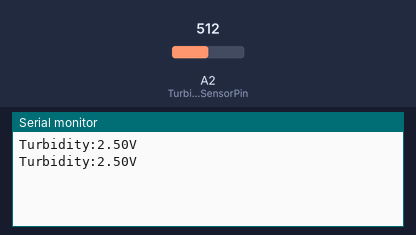
Bench run of a sketch on a simulated Arduino Uno, built with avr-gcc and run on an emulated ATmega328P. On the bench: the last lines printed to the serial monitor. Inputs (shaded band) come from the test bench; at power-on: A2 (TurbiditySensorPin) = 512.

Above: at 1.8 s.
1.9 s: A2 (TurbiditySensorPin) set to 716
At 2.8 s:
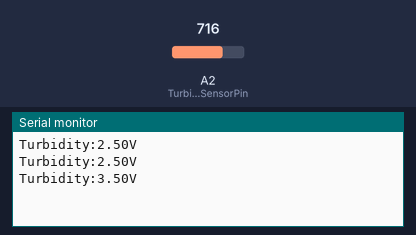
3.4 s: A2 (TurbiditySensorPin) set to 900
At 4.3 s:
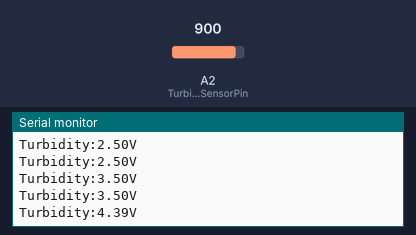
Timing chart, 0 to 6.4 s (numbered marks = the images above; inputs shaded):
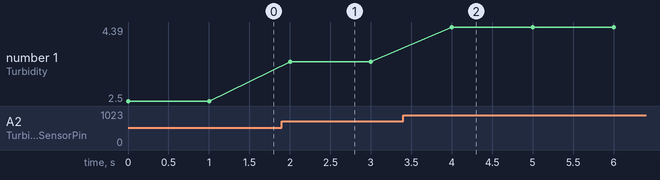

Measured:
- after the input at 1.9 s, the serial monitor: prints a new line after 0.10 s (image 1)
- after the input at 3.4 s, the serial monitor: prints a new line after 0.60 s (image 2)
- plotted number 1: 2.5 → 3.5 after the input at 1.9 s, 3.5 → 4.39 after the input at 3.4 s

The sketch:

4.Turbidity-code.ino
```cpp
#define TurbiditySensorPin A2

void setup() {
  Serial.begin(9600);
}
void loop() {
  int sensorValue = analogRead(TurbiditySensorPin);// read the input on analog pin 0:
  float voltage = sensorValue * (5.0 / 1024.0); // Convert the analog reading (which goes from 0 - 1023) to a voltage (0 - 5V):
  Serial.print("Turbidity:");
  Serial.print(voltage); // print out the value you read:
  Serial.println("V");
  delay(1000);
}
```
